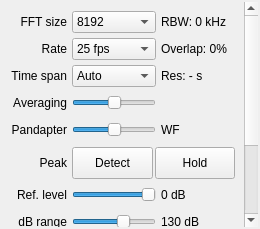
<?xml version="1.0" encoding="UTF-8"?>
<ui version="4.0">
 <class>DockFft</class>
 <widget class="QDockWidget" name="DockFft">
  <property name="geometry">
   <rect>
    <x>0</x>
    <y>0</y>
    <width>260</width>
    <height>229</height>
   </rect>
  </property>
  <property name="sizePolicy">
   <sizepolicy hsizetype="MinimumExpanding" vsizetype="Preferred">
    <horstretch>0</horstretch>
    <verstretch>0</verstretch>
   </sizepolicy>
  </property>
  <property name="minimumSize">
   <size>
    <width>260</width>
    <height>200</height>
   </size>
  </property>
  <property name="maximumSize">
   <size>
    <width>524287</width>
    <height>524287</height>
   </size>
  </property>
  <property name="windowIcon">
   <iconset resource="../../resources/icons.qrc">
    <normaloff>:/icons/icons/signal.svg</normaloff>:/icons/icons/signal.svg</iconset>
  </property>
  <property name="toolTip">
   <string>FFT performance and display settings</string>
  </property>
  <property name="allowedAreas">
   <set>Qt::LeftDockWidgetArea|Qt::RightDockWidgetArea</set>
  </property>
  <property name="windowTitle">
   <string>FFT Settings</string>
  </property>
  <widget class="QWidget" name="dockWidgetContents">
   <layout class="QVBoxLayout" name="verticalLayout_2">
    <property name="spacing">
     <number>2</number>
    </property>
    <property name="leftMargin">
     <number>2</number>
    </property>
    <property name="topMargin">
     <number>2</number>
    </property>
    <property name="rightMargin">
     <number>2</number>
    </property>
    <property name="bottomMargin">
     <number>2</number>
    </property>
    <item>
     <widget class="QScrollArea" name="scrollArea">
      <property name="frameShape">
       <enum>QFrame::NoFrame</enum>
      </property>
      <property name="frameShadow">
       <enum>QFrame::Sunken</enum>
      </property>
      <property name="horizontalScrollBarPolicy">
       <enum>Qt::ScrollBarAlwaysOff</enum>
      </property>
      <property name="widgetResizable">
       <bool>true</bool>
      </property>
      <widget class="QWidget" name="scrollAreaWidgetContents">
       <property name="geometry">
        <rect>
         <x>0</x>
         <y>0</y>
         <width>252</width>
         <height>367</height>
        </rect>
       </property>
       <layout class="QVBoxLayout" name="verticalLayout">
        <item>
         <layout class="QGridLayout" name="gridLayout">
          <property name="spacing">
           <number>5</number>
          </property>
          <item row="0" column="0">
           <widget class="QLabel" name="fftSizeLabel">
            <property name="text">
             <string>FFT size</string>
            </property>
            <property name="alignment">
             <set>Qt::AlignRight|Qt::AlignTrailing|Qt::AlignVCenter</set>
            </property>
           </widget>
          </item>
          <item row="0" column="1">
           <widget class="QComboBox" name="fftSizeComboBox">
            <property name="enabled">
             <bool>true</bool>
            </property>
            <property name="sizePolicy">
             <sizepolicy hsizetype="MinimumExpanding" vsizetype="Preferred">
              <horstretch>0</horstretch>
              <verstretch>0</verstretch>
             </sizepolicy>
            </property>
            <property name="minimumSize">
             <size>
              <width>0</width>
              <height>0</height>
             </size>
            </property>
            <property name="toolTip">
             <string>&lt;html&gt;Number of FFT points to calculate. Higher values will require more CPU time. This will not influence the number of points on the display since that parameter is adjusted automatically according to the display size.
&lt;/html&gt;</string>
            </property>
            <property name="editable">
             <bool>false</bool>
            </property>
            <property name="currentIndex">
             <number>7</number>
            </property>
            <property name="maxVisibleItems">
             <number>15</number>
            </property>
            <property name="insertPolicy">
             <enum>QComboBox::InsertAlphabetically</enum>
            </property>
            <item>
             <property name="text">
              <string>1048576</string>
             </property>
            </item>
            <item>
             <property name="text">
              <string>524288</string>
             </property>
            </item>
            <item>
             <property name="text">
              <string>262144</string>
             </property>
            </item>
            <item>
             <property name="text">
              <string>131072</string>
             </property>
            </item>
            <item>
             <property name="text">
              <string>65536</string>
             </property>
            </item>
            <item>
             <property name="text">
              <string>32768</string>
             </property>
            </item>
            <item>
             <property name="text">
              <string>16384</string>
             </property>
            </item>
            <item>
             <property name="text">
              <string>8192</string>
             </property>
            </item>
            <item>
             <property name="text">
              <string>4096</string>
             </property>
            </item>
            <item>
             <property name="text">
              <string>3840</string>
             </property>
            </item>
            <item>
             <property name="text">
              <string>2048</string>
             </property>
            </item>
            <item>
             <property name="text">
              <string>1024</string>
             </property>
            </item>
            <item>
             <property name="text">
              <string>768</string>
             </property>
            </item>
            <item>
             <property name="text">
              <string>512</string>
             </property>
            </item>
           </widget>
          </item>
          <item row="0" column="2">
           <widget class="QLabel" name="fftRbwLabel">
            <property name="toolTip">
             <string>Resolution bandwidth</string>
            </property>
            <property name="text">
             <string>RBW: 0 kHz</string>
            </property>
           </widget>
          </item>
          <item row="1" column="0">
           <widget class="QLabel" name="fftRateLabel">
            <property name="text">
             <string>Rate</string>
            </property>
            <property name="alignment">
             <set>Qt::AlignRight|Qt::AlignTrailing|Qt::AlignVCenter</set>
            </property>
           </widget>
          </item>
          <item row="1" column="1">
           <widget class="QComboBox" name="fftRateComboBox">
            <property name="sizePolicy">
             <sizepolicy hsizetype="MinimumExpanding" vsizetype="Preferred">
              <horstretch>0</horstretch>
              <verstretch>0</verstretch>
             </sizepolicy>
            </property>
            <property name="minimumSize">
             <size>
              <width>0</width>
              <height>0</height>
             </size>
            </property>
            <property name="toolTip">
             <string>FFT refresh rate</string>
            </property>
            <property name="currentIndex">
             <number>3</number>
            </property>
            <item>
             <property name="text">
              <string>60 fps</string>
             </property>
            </item>
            <item>
             <property name="text">
              <string>50 fps</string>
             </property>
            </item>
            <item>
             <property name="text">
              <string>30 fps</string>
             </property>
            </item>
            <item>
             <property name="text">
              <string>25 fps</string>
             </property>
            </item>
            <item>
             <property name="text">
              <string>20 fps</string>
             </property>
            </item>
            <item>
             <property name="text">
              <string>17 fps</string>
             </property>
            </item>
            <item>
             <property name="text">
              <string>15 fps</string>
             </property>
            </item>
            <item>
             <property name="text">
              <string>10 fps</string>
             </property>
            </item>
            <item>
             <property name="text">
              <string>5 fps</string>
             </property>
            </item>
            <item>
             <property name="text">
              <string>1 fps</string>
             </property>
            </item>
            <item>
             <property name="text">
              <string>0 fps</string>
             </property>
            </item>
           </widget>
          </item>
          <item row="1" column="2">
           <widget class="QLabel" name="fftOvrLabel">
            <property name="toolTip">
             <string>FFT buffer overlap between two consecutive FFT calculations.</string>
            </property>
            <property name="text">
             <string>Overlap: 0%</string>
            </property>
           </widget>
          </item>
          <item row="2" column="0">
           <widget class="QLabel" name="label">
            <property name="toolTip">
             <string>The vertical time span on the waterfall.</string>
            </property>
            <property name="statusTip">
             <string/>
            </property>
            <property name="text">
             <string>Time span</string>
            </property>
            <property name="alignment">
             <set>Qt::AlignRight|Qt::AlignTrailing|Qt::AlignVCenter</set>
            </property>
           </widget>
          </item>
          <item row="2" column="1">
           <widget class="QComboBox" name="wfSpanComboBox">
            <property name="toolTip">
             <string>The vertical time span on the waterfall.</string>
            </property>
            <item>
             <property name="text">
              <string>Auto</string>
             </property>
            </item>
            <item>
             <property name="text">
              <string>5 min</string>
             </property>
            </item>
            <item>
             <property name="text">
              <string>10 min</string>
             </property>
            </item>
            <item>
             <property name="text">
              <string>15 min</string>
             </property>
            </item>
            <item>
             <property name="text">
              <string>20 min</string>
             </property>
            </item>
            <item>
             <property name="text">
              <string>30 min</string>
             </property>
            </item>
            <item>
             <property name="text">
              <string>1 hour</string>
             </property>
            </item>
            <item>
             <property name="text">
              <string>2 hours</string>
             </property>
            </item>
            <item>
             <property name="text">
              <string>5 hours</string>
             </property>
            </item>
            <item>
             <property name="text">
              <string>10 hours</string>
             </property>
            </item>
            <item>
             <property name="text">
              <string>16 hours</string>
             </property>
            </item>
            <item>
             <property name="text">
              <string>24 hours</string>
             </property>
            </item>
            <item>
             <property name="text">
              <string>48 hours</string>
             </property>
            </item>
           </widget>
          </item>
          <item row="2" column="2">
           <widget class="QLabel" name="wfResLabel">
            <property name="toolTip">
             <string>Waterfall time resolution.</string>
            </property>
            <property name="statusTip">
             <string/>
            </property>
            <property name="text">
             <string>Res: - s</string>
            </property>
           </widget>
          </item>
          <item row="3" column="0">
           <widget class="QLabel" name="fftAvgLabel">
            <property name="sizePolicy">
             <sizepolicy hsizetype="Preferred" vsizetype="Preferred">
              <horstretch>0</horstretch>
              <verstretch>0</verstretch>
             </sizepolicy>
            </property>
            <property name="toolTip">
             <string>FFT averaging gain</string>
            </property>
            <property name="text">
             <string>Averaging</string>
            </property>
            <property name="alignment">
             <set>Qt::AlignRight|Qt::AlignTrailing|Qt::AlignVCenter</set>
            </property>
           </widget>
          </item>
          <item row="3" column="1">
           <widget class="QSlider" name="fftAvgSlider">
            <property name="sizePolicy">
             <sizepolicy hsizetype="MinimumExpanding" vsizetype="Preferred">
              <horstretch>0</horstretch>
              <verstretch>0</verstretch>
             </sizepolicy>
            </property>
            <property name="minimumSize">
             <size>
              <width>0</width>
              <height>22</height>
             </size>
            </property>
            <property name="toolTip">
             <string>FFT averaging gain</string>
            </property>
            <property name="maximum">
             <number>100</number>
            </property>
            <property name="value">
             <number>50</number>
            </property>
            <property name="orientation">
             <enum>Qt::Horizontal</enum>
            </property>
            <property name="invertedAppearance">
             <bool>false</bool>
            </property>
            <property name="invertedControls">
             <bool>false</bool>
            </property>
           </widget>
          </item>
          <item row="4" column="0">
           <widget class="QLabel" name="pandLabel">
            <property name="sizePolicy">
             <sizepolicy hsizetype="Preferred" vsizetype="Preferred">
              <horstretch>0</horstretch>
              <verstretch>0</verstretch>
             </sizepolicy>
            </property>
            <property name="text">
             <string>Pandapter</string>
            </property>
            <property name="alignment">
             <set>Qt::AlignRight|Qt::AlignTrailing|Qt::AlignVCenter</set>
            </property>
           </widget>
          </item>
          <item row="4" column="1">
           <widget class="QSlider" name="fftSplitSlider">
            <property name="sizePolicy">
             <sizepolicy hsizetype="MinimumExpanding" vsizetype="Preferred">
              <horstretch>0</horstretch>
              <verstretch>0</verstretch>
             </sizepolicy>
            </property>
            <property name="minimumSize">
             <size>
              <width>0</width>
              <height>22</height>
             </size>
            </property>
            <property name="toolTip">
             <string>Spatial distribution between pandapter and waterfall</string>
            </property>
            <property name="minimum">
             <number>0</number>
            </property>
            <property name="maximum">
             <number>100</number>
            </property>
            <property name="value">
             <number>50</number>
            </property>
            <property name="orientation">
             <enum>Qt::Horizontal</enum>
            </property>
           </widget>
          </item>
          <item row="4" column="2">
           <widget class="QLabel" name="wfLabel">
            <property name="sizePolicy">
             <sizepolicy hsizetype="MinimumExpanding" vsizetype="Preferred">
              <horstretch>0</horstretch>
              <verstretch>0</verstretch>
             </sizepolicy>
            </property>
            <property name="text">
             <string>WF</string>
            </property>
            <property name="alignment">
             <set>Qt::AlignLeading|Qt::AlignLeft|Qt::AlignVCenter</set>
            </property>
           </widget>
          </item>
          <item row="5" column="0">
           <widget class="QLabel" name="peakLabel">
            <property name="text">
             <string>Peak</string>
            </property>
            <property name="alignment">
             <set>Qt::AlignRight|Qt::AlignTrailing|Qt::AlignVCenter</set>
            </property>
           </widget>
          </item>
          <item row="5" column="1" colspan="2">
           <layout class="QHBoxLayout" name="horizontalLayout_2" stretch="0,0">
            <property name="spacing">
             <number>2</number>
            </property>
            <property name="sizeConstraint">
             <enum>QLayout::SetDefaultConstraint</enum>
            </property>
            <property name="topMargin">
             <number>1</number>
            </property>
            <property name="bottomMargin">
             <number>0</number>
            </property>
            <item>
             <widget class="QPushButton" name="peakDetectionButton">
              <property name="sizePolicy">
               <sizepolicy hsizetype="MinimumExpanding" vsizetype="Preferred">
                <horstretch>0</horstretch>
                <verstretch>0</verstretch>
               </sizepolicy>
              </property>
              <property name="minimumSize">
               <size>
                <width>50</width>
                <height>32</height>
               </size>
              </property>
              <property name="maximumSize">
               <size>
                <width>16777215</width>
                <height>16777215</height>
               </size>
              </property>
              <property name="toolTip">
               <string>Enable peak detection in FFT</string>
              </property>
              <property name="text">
               <string>Detect</string>
              </property>
              <property name="checkable">
               <bool>true</bool>
              </property>
             </widget>
            </item>
            <item>
             <widget class="QPushButton" name="peakHoldButton">
              <property name="sizePolicy">
               <sizepolicy hsizetype="MinimumExpanding" vsizetype="Preferred">
                <horstretch>0</horstretch>
                <verstretch>0</verstretch>
               </sizepolicy>
              </property>
              <property name="minimumSize">
               <size>
                <width>50</width>
                <height>32</height>
               </size>
              </property>
              <property name="maximumSize">
               <size>
                <width>16777215</width>
                <height>16777215</height>
               </size>
              </property>
              <property name="toolTip">
               <string>Toggle peak hold in FFT</string>
              </property>
              <property name="text">
               <string>Hold</string>
              </property>
              <property name="checkable">
               <bool>true</bool>
              </property>
             </widget>
            </item>
           </layout>
          </item>
          <item row="6" column="0">
           <widget class="QLabel" name="label_1">
            <property name="toolTip">
             <string>The reference level is the level at the top of the FFT plot</string>
            </property>
            <property name="text">
             <string>Ref. level</string>
            </property>
            <property name="alignment">
             <set>Qt::AlignRight|Qt::AlignTrailing|Qt::AlignVCenter</set>
            </property>
           </widget>
          </item>
          <item row="6" column="1">
           <widget class="QSlider" name="reflevelSlider">
            <property name="sizePolicy">
             <sizepolicy hsizetype="MinimumExpanding" vsizetype="Preferred">
              <horstretch>0</horstretch>
              <verstretch>0</verstretch>
             </sizepolicy>
            </property>
            <property name="minimumSize">
             <size>
              <width>0</width>
              <height>22</height>
             </size>
            </property>
            <property name="toolTip">
             <string>The reference level is the level at the top of the FFT plot</string>
            </property>
            <property name="minimum">
             <number>-100</number>
            </property>
            <property name="maximum">
             <number>0</number>
            </property>
            <property name="value">
             <number>0</number>
            </property>
            <property name="sliderPosition">
             <number>0</number>
            </property>
            <property name="orientation">
             <enum>Qt::Horizontal</enum>
            </property>
            <property name="invertedControls">
             <bool>false</bool>
            </property>
           </widget>
          </item>
          <item row="6" column="2">
           <widget class="QLabel" name="reflevelLabel">
            <property name="toolTip">
             <string>The reference level is the level at the top of the FFT plot</string>
            </property>
            <property name="statusTip">
             <string/>
            </property>
            <property name="text">
             <string>0 dB</string>
            </property>
           </widget>
          </item>
          <item row="7" column="0">
           <widget class="QLabel" name="label_2">
            <property name="toolTip">
             <string>The range of the FFT plot</string>
            </property>
            <property name="text">
             <string>dB range</string>
            </property>
            <property name="alignment">
             <set>Qt::AlignRight|Qt::AlignTrailing|Qt::AlignVCenter</set>
            </property>
           </widget>
          </item>
          <item row="7" column="1">
           <widget class="QSlider" name="rangeSlider">
            <property name="sizePolicy">
             <sizepolicy hsizetype="MinimumExpanding" vsizetype="Fixed">
              <horstretch>0</horstretch>
              <verstretch>0</verstretch>
             </sizepolicy>
            </property>
            <property name="minimumSize">
             <size>
              <width>0</width>
              <height>22</height>
             </size>
            </property>
            <property name="toolTip">
             <string>The range of the FFT plot</string>
            </property>
            <property name="minimum">
             <number>10</number>
            </property>
            <property name="maximum">
             <number>200</number>
            </property>
            <property name="value">
             <number>130</number>
            </property>
            <property name="sliderPosition">
             <number>130</number>
            </property>
            <property name="orientation">
             <enum>Qt::Horizontal</enum>
            </property>
           </widget>
          </item>
          <item row="7" column="2">
           <widget class="QLabel" name="rangeLabel">
            <property name="toolTip">
             <string>The range of the FFT plot</string>
            </property>
            <property name="text">
             <string>130 dB</string>
            </property>
           </widget>
          </item>
          <item row="8" column="0">
           <widget class="QLabel" name="zoomLAbel">
            <property name="toolTip">
             <string>Zooming shortcuts</string>
            </property>
            <property name="text">
             <string>Zoom</string>
            </property>
            <property name="alignment">
             <set>Qt::AlignRight|Qt::AlignTrailing|Qt::AlignVCenter</set>
            </property>
           </widget>
          </item>
          <item row="8" column="1">
           <widget class="QSlider" name="fftZoomSlider">
            <property name="sizePolicy">
             <sizepolicy hsizetype="MinimumExpanding" vsizetype="Preferred">
              <horstretch>0</horstretch>
              <verstretch>0</verstretch>
             </sizepolicy>
            </property>
            <property name="minimumSize">
             <size>
              <width>0</width>
              <height>22</height>
             </size>
            </property>
            <property name="toolTip">
             <string>Zoom level for zooming in on the frequency axis.</string>
            </property>
            <property name="minimum">
             <number>1</number>
            </property>
            <property name="maximum">
             <number>500</number>
            </property>
            <property name="pageStep">
             <number>5</number>
            </property>
            <property name="orientation">
             <enum>Qt::Horizontal</enum>
            </property>
            <property name="invertedAppearance">
             <bool>false</bool>
            </property>
            <property name="invertedControls">
             <bool>false</bool>
            </property>
            <property name="tickPosition">
             <enum>QSlider::NoTicks</enum>
            </property>
           </widget>
          </item>
          <item row="8" column="2">
           <widget class="QLabel" name="zoomLevelLabel">
            <property name="sizePolicy">
             <sizepolicy hsizetype="MinimumExpanding" vsizetype="Preferred">
              <horstretch>0</horstretch>
              <verstretch>0</verstretch>
             </sizepolicy>
            </property>
            <property name="toolTip">
             <string>Current zoom level</string>
            </property>
            <property name="text">
             <string>1x</string>
            </property>
            <property name="alignment">
             <set>Qt::AlignLeading|Qt::AlignLeft|Qt::AlignVCenter</set>
            </property>
           </widget>
          </item>
          <item row="9" column="0" colspan="3">
           <layout class="QHBoxLayout" name="horizontalLayout" stretch="0,0,0">
            <property name="spacing">
             <number>2</number>
            </property>
            <item>
             <widget class="QPushButton" name="resetButton">
              <property name="sizePolicy">
               <sizepolicy hsizetype="MinimumExpanding" vsizetype="Preferred">
                <horstretch>0</horstretch>
                <verstretch>0</verstretch>
               </sizepolicy>
              </property>
              <property name="minimumSize">
               <size>
                <width>50</width>
                <height>32</height>
               </size>
              </property>
              <property name="maximumSize">
               <size>
                <width>16777215</width>
                <height>16777215</height>
               </size>
              </property>
              <property name="toolTip">
               <string>Reset zoom level to 1x</string>
              </property>
              <property name="text">
               <string>R</string>
              </property>
             </widget>
            </item>
            <item>
             <widget class="QPushButton" name="centerButton">
              <property name="sizePolicy">
               <sizepolicy hsizetype="MinimumExpanding" vsizetype="Preferred">
                <horstretch>0</horstretch>
                <verstretch>0</verstretch>
               </sizepolicy>
              </property>
              <property name="minimumSize">
               <size>
                <width>50</width>
                <height>32</height>
               </size>
              </property>
              <property name="maximumSize">
               <size>
                <width>16777215</width>
                <height>16777215</height>
               </size>
              </property>
              <property name="toolTip">
               <string>Center FFT around original center frequency</string>
              </property>
              <property name="text">
               <string>C</string>
              </property>
             </widget>
            </item>
            <item>
             <widget class="QPushButton" name="demodButton">
              <property name="sizePolicy">
               <sizepolicy hsizetype="MinimumExpanding" vsizetype="Preferred">
                <horstretch>0</horstretch>
                <verstretch>0</verstretch>
               </sizepolicy>
              </property>
              <property name="minimumSize">
               <size>
                <width>50</width>
                <height>32</height>
               </size>
              </property>
              <property name="maximumSize">
               <size>
                <width>16777215</width>
                <height>16777215</height>
               </size>
              </property>
              <property name="toolTip">
               <string>Center FFT around demodulator frequency</string>
              </property>
              <property name="text">
               <string>D</string>
              </property>
             </widget>
            </item>
           </layout>
          </item>
          <item row="10" column="0">
           <widget class="QLabel" name="colorLabel">
            <property name="toolTip">
             <string>Color for the FFT plot</string>
            </property>
            <property name="text">
             <string>Color</string>
            </property>
            <property name="alignment">
             <set>Qt::AlignRight|Qt::AlignTrailing|Qt::AlignVCenter</set>
            </property>
           </widget>
          </item>
          <item row="10" column="1">
           <widget class="QtColorPicker" name="colorPicker">
            <property name="sizePolicy">
             <sizepolicy hsizetype="MinimumExpanding" vsizetype="Preferred">
              <horstretch>0</horstretch>
              <verstretch>0</verstretch>
             </sizepolicy>
            </property>
            <property name="minimumSize">
             <size>
              <width>50</width>
              <height>32</height>
             </size>
            </property>
            <property name="toolTip">
             <string>Click to select color for the FFT plot</string>
            </property>
            <property name="statusTip">
             <string>Click to select color for the FFT plot</string>
            </property>
            <property name="text">
             <string/>
            </property>
            <property name="flat">
             <bool>true</bool>
            </property>
           </widget>
          </item>
          <item row="10" column="2">
           <widget class="QPushButton" name="fillButton">
            <property name="sizePolicy">
             <sizepolicy hsizetype="MinimumExpanding" vsizetype="Preferred">
              <horstretch>0</horstretch>
              <verstretch>0</verstretch>
             </sizepolicy>
            </property>
            <property name="minimumSize">
             <size>
              <width>50</width>
              <height>32</height>
             </size>
            </property>
            <property name="maximumSize">
             <size>
              <width>16777215</width>
              <height>16777215</height>
             </size>
            </property>
            <property name="toolTip">
             <string>Fill the area below the FFT plot with a gradient</string>
            </property>
            <property name="statusTip">
             <string>Fill the area below the FFT plot with a gradient</string>
            </property>
            <property name="text">
             <string>Fill</string>
            </property>
            <property name="checkable">
             <bool>true</bool>
            </property>
           </widget>
          </item>
         </layout>
        </item>
        <item>
         <spacer name="verticalSpacer">
          <property name="orientation">
           <enum>Qt::Vertical</enum>
          </property>
          <property name="sizeHint" stdset="0">
           <size>
            <width>20</width>
            <height>8</height>
           </size>
          </property>
         </spacer>
        </item>
       </layout>
      </widget>
     </widget>
    </item>
   </layout>
  </widget>
 </widget>
 <customwidgets>
  <customwidget>
   <class>QtColorPicker</class>
   <extends>QPushButton</extends>
   <header>qtgui/qtcolorpicker.h</header>
  </customwidget>
 </customwidgets>
 <resources>
  <include location="../../resources/icons.qrc"/>
 </resources>
 <connections/>
</ui>
